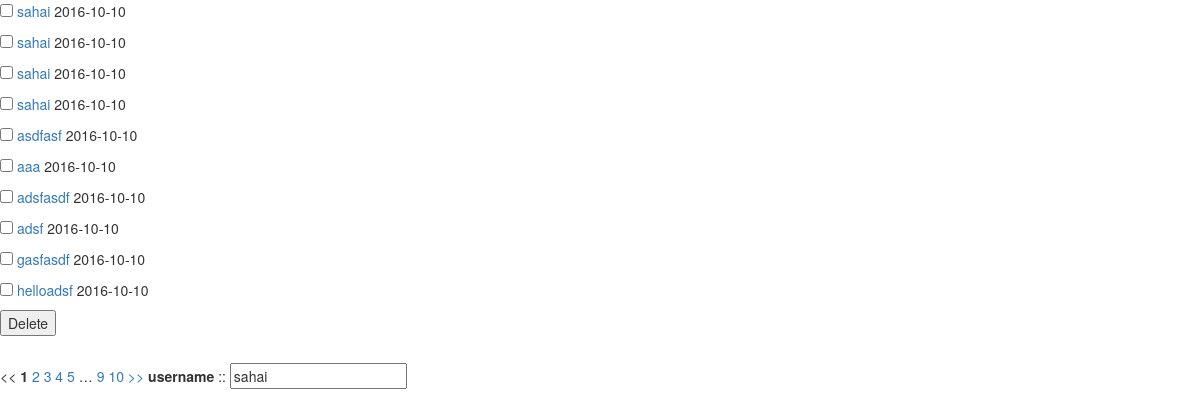
Page /list on the committed database.
### models.py (models this page shows, shortened)
class PostPic(db.Model):
    __tablename__ = "postpic"
    id = db.Column(db.Integer, primary_key=True)
    image = db.Column(db.String(255))
    link = db.Column(db.String(300))
    publish_date = db.Column(db.DateTime())

### view.py (the view)
@app.route('/list', methods=["GET", "POST"])
def list():
    post = {
            "username" : "sahai",
            'email': "sahai@yahoo.com",
            'country_code': 64210,
        }
    objpost =  Dic2obj(**post)
    form = ListForm(request.form, obj=objpost )
    if request.method == "POST":
        images_id  = request.form.getlist("imageid")
        for  image_id in images_id:
            print image_id
            print PostPic.query.filter_by(id=image_id).first().link
    page =  request.args.get('page', type=int, default=1)
    data = PostPic.query.order_by(PostPic.id).paginate(page, list_per_page)
    return render_template('list.html', data=data, form=form)

### forms.py
class ListForm(Form):
	username = StringField ("username", validators=[DataRequired()])
	email = StringField("email", validators=[Email()])
	country_code = IntegerField('country Code', validators=[DataRequired()])
	language = SelectField(u'Programming Language', choices=[('cpp', 'C++'), ('py', 'Python'), ('text', 'Plain Text')])
	available = SelectMultipleField('Available', choices=[('1','1'),('2','2')])

### templates/list.html (shortened to what this page needs)
<html>
<head>
{% include 'script.html' %}
</head>
<body>
{% from "_iter_pageshelp.html" import render_pagination %}
<form action="" method="POST">
{% for lists in data.items %}
	<p>
	<input type="checkbox" name="imageid" value="{{ lists.id }}" >
		{% if lists.link %}
			<a href="{{ url_for('show', path_id=lists.link ) }} "> {{  lists.image }} </a>
		{% else %}
			<a href="{{ url_for('show', path_id="aabbccdd" ) }} "> {{  lists.image }} </a>
		{% endif %}
			{{  lists.publish_date.strftime('%Y-%m-%d') }}
	</p>
{% endfor %}
<p> <input type="submit" value="Delete"> </p>
{% if data.has_prev: %}
  <a href='{{ url_for("list") }}?page={{ data.prev_num }}'>  << </a>
{%else %}
  <<
{% endif %}
{{ render_pagination(data, "list") }}
{% if data.has_next: %}
  <a href="{{ url_for('list') }}?page={{ data.next_num }}">  >> </a>
{%else %}
  >>
{% endif %}
{{ form.username.label }}  :: {{ form.username }}
</form>
</body>
<html>

### templates/script.html (shortened to what this page needs)
<link href="{{ url_for('static', filename="css/bootstrap.min.css") }}" rel="stylesheet">
<link href='{{ url_for("static", filename="css/fileinput.min.css") }}' media="all" rel="stylesheet" type="text/css" />

### templates/_iter_pageshelp.html
{% macro render_pagination(pagination, endpoint) %}
  <div class=pagination>
  {%- for page in pagination.iter_pages() %}
    {% if page %}
      {% if page != pagination.page %}
        <a href="{{ url_for(endpoint, page=page) }}">{{ page }}</a>
      {% else %}
        <strong>{{ page }}</strong>
      {% endif %}
    {% else %}
      <span class=ellipsis>…</span>
    {% endif %}
  {%- endfor %}
  </div>
{% endmacro %}

### rows in the picture
PostPic: image "sahai", publish_date "2016-10-10"
PostPic: image "sahai", publish_date "2016-10-10"
PostPic: image "sahai", publish_date "2016-10-10"
PostPic: image "sahai", publish_date "2016-10-10"
PostPic: image "asdfasf", publish_date "2016-10-10"
PostPic: image "aaa", publish_date "2016-10-10"
PostPic: image "adsfasdf", publish_date "2016-10-10"
PostPic: image "adsf", publish_date "2016-10-10"
PostPic: image "gasfasdf", publish_date "2016-10-10"
PostPic: image "helloadsf", publish_date "2016-10-10"

### other values in the picture
{{ page }} "1"
{{ page }} "2" "3" "4" "5" "9" "10"
